Frame 1 (no input): blank canvas, image omitted
Frame 60 (no input): blank canvas, image omitted
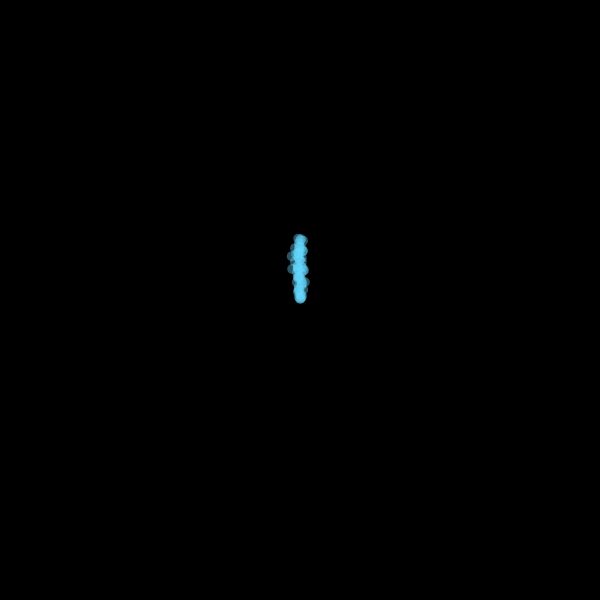
Frame 120 (the mouse pressed at the canvas centre since frame 60)

The p5.js sketch whose frames 1 and 60 were blank and that drew this single picture after the mouse press (run headless with seeded random() and noise() and a simulated clock; from frame 60 on, the mouse is pressed at the canvas centre):

// p5.js sketch
// ── sketch.js
var bubbles = [];

setup = function () {
  createCanvas(600, 600);
  // your code goes here
};

draw = function () {
  background(0);
  // your code goes here
  if (mouseIsPressed) bubbles.push(new Bubble(mouseX, mouseY));

  for (var i = 0; i < bubbles.length; ++i) {
    bubbles[i].update();
    bubbles[i].display();
  };
};

// ── bubble.js
var Bubble = function (x, y) {
  this.x = x;
  this.y = y;

};

Bubble.prototype = {

  radius: 5,

  update: function() {
    this.x += random(-1, 1);
    this.y += random(0, -2);
    if (this.y < this.radius * -1) this.y = this.radius + height;
  },

  display: function () {
    noStroke();
    fill(102, 217, 255, 100);
    ellipse(this.x, this.y, this.radius * 2, this.radius * 2);

  }

};
